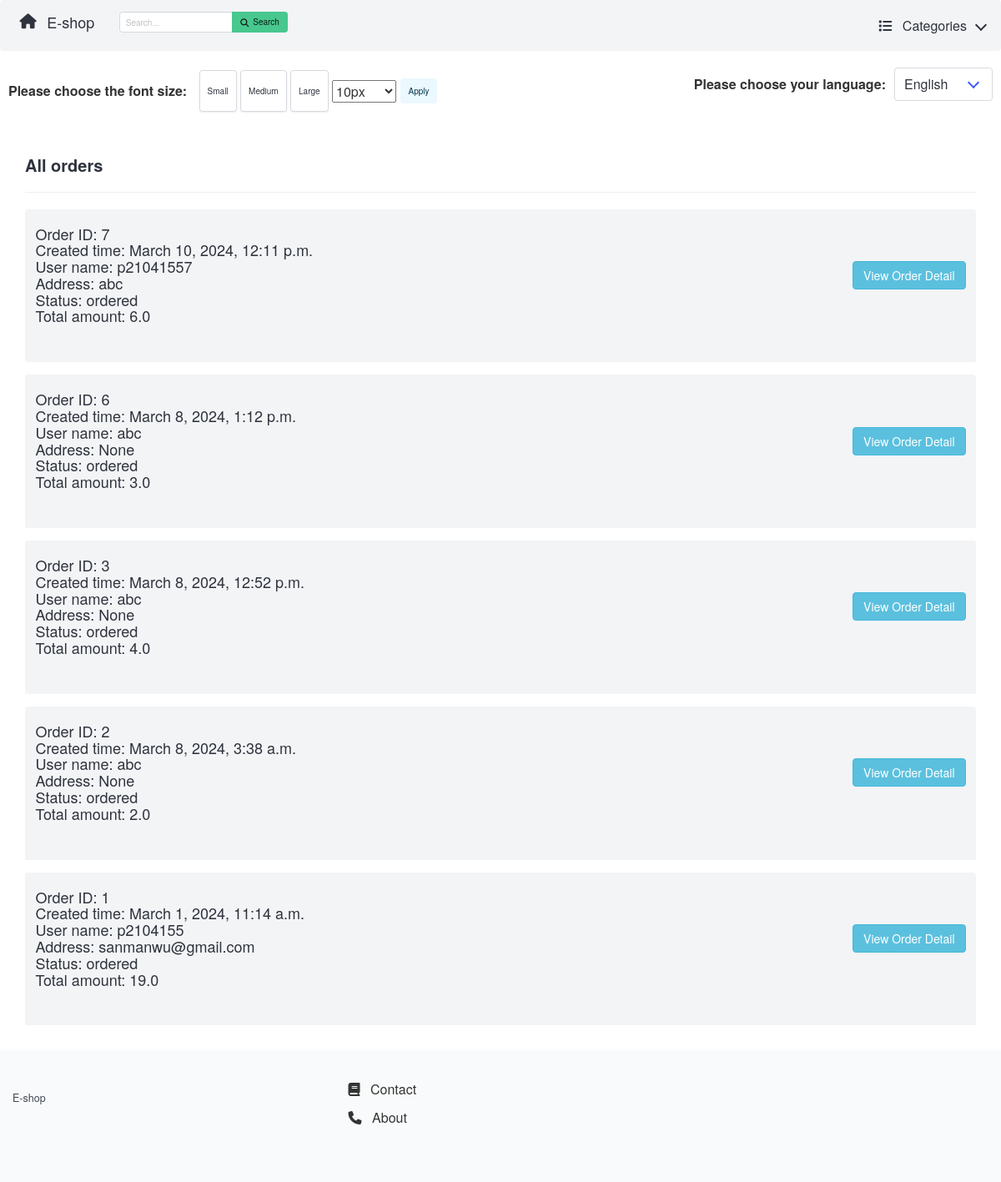
Screenshot of /orders/ with the database file from the repository.
### apps/order/models.py (models this page shows, shortened)
class Order(models.Model):
    ORDERED = 'ordered'
    SHIPPED = 'shipped'
    ARRIVED = 'arrived'
    STATUS_CHOICES = (
        (ORDERED, 'Ordered'),
        (SHIPPED, 'Shipped'),
        (ARRIVED, 'Arrived')
    )
    user = models.ForeignKey(User, related_name='orders', on_delete=models.SET_NULL, blank=True, null=True)
    first_name = models.CharField(max_length=100)
    last_name = models.CharField(max_length=100)
    email = models.CharField(max_length=100)
    address = models.CharField(max_length=100)
    zipcode = models.CharField(max_length=100)
    place = models.CharField(max_length=100)
    phone = models.CharField(max_length=100)
    created_at = models.DateTimeField(auto_now_add=True)
    paid = models.BooleanField(default=False)
    paid_amount = models.FloatField(blank=True, null=True)
    payment_intent = models.CharField(max_length=255)
    shipped_date = models.DateTimeField(blank=True, null=True)
    status = models.CharField(max_length=20, choices=STATUS_CHOICES, default=ORDERED)
    def get_total_quantity(self):
        return sum(int(item.quantity) for item in self.items.all())

### apps/userprofile/models.py (models this page shows, shortened)
class Userprofile(models.Model):
    user = models.OneToOneField(User, related_name='userprofile', on_delete=models.CASCADE, verbose_name=_('user'))
    address = models.CharField(max_length=255, blank=True, null=True, verbose_name=_('address'))
    zipcode = models.CharField(max_length=255, blank=True, null=True, verbose_name=_('zipcode'))
    place = models.CharField(max_length=255, blank=True, null=True, verbose_name=_('place'))
    phone = models.CharField(max_length=255, blank=True, null=True, verbose_name=_('phone'))

### apps/core/views.py (the view)
# urls.py: path('orders/', order_list, name='order_list'),
def order_list(request):
    orders = Order.objects.all()
    return render(request, 'order_list.html', {'orders': orders})

### apps/cart/context_processors.py (called while the page is built)
def cart(request):
    return {'cart': Cart(request)}

### apps/order/models.py (called while the page is built)
    def subtotal(self):
        return  self.price * self.quantity

### apps/store/context_processors.py (called while the page is built)
def menu_categories(request):
    categories = Category.objects.all()
    return {'menu_categories': categories}

### apps/core/templates/order_list.html (shortened to what this page needs)
{% extends 'managerBase.html' %}
{% block content %}
<head>
  <link rel="stylesheet" href="https://maxcdn.bootstrapcdn.com/bootstrap/3.4.1/css/bootstrap.min.css">
</head>
    <h1 class="title">All orders</h1>
    <hr>
    {% for order in orders|dictsortreversed:"created_at" %}
        <article class="message is-light">
            <div class="message-header">
                <h4>Order ID: {{ order.id }}<br>
                   Created time: {{ order.created_at }}<br>
                   User name: {{ order.user.username }}<br>
                   Address: {{ order.user.userprofile.address }}<br>
                   Status: {{ order.status }}<br>
                    Total amount: {{ order.paid_amount }}
                </h4>
                <button type="button" class="btn btn-info" data-toggle="collapse" data-target="#collapse{{order.id}}"
                        aria-expanded="false" data-subject="{{order.id}}" aria-controls="collapse{{order.id}}">View Order Detail</button>
            </div>
            <div class="message-body">
        </article>
    {% empty %}
        <p>You don't have any order yet...</p>
    {% endfor %}
{% endblock %}

### rows the page displays
Order: id "7", created_at "March 10, 2024, 12:11 p.m.", user.username "p21041557", user.userprofile.address "abc", status "ordered", paid_amount "6.0"
Order: id "6", created_at "March 8, 2024, 1:12 p.m.", user.username "abc", user.userprofile.address "None", status "ordered", paid_amount "3.0"
Order: id "3", created_at "March 8, 2024, 12:52 p.m.", user.username "abc", user.userprofile.address "None", status "ordered", paid_amount "4.0"
Order: id "2", created_at "March 8, 2024, 3:38 a.m.", user.username "abc", user.userprofile.address "None", status "ordered", paid_amount "2.0"
Order: id "1", created_at "March 1, 2024, 11:14 a.m.", user.username "p2104155", user.userprofile.address "sanmanwu@gmail.com", status "ordered", paid_amount "19.0"

### other values shown
form field language "English"
